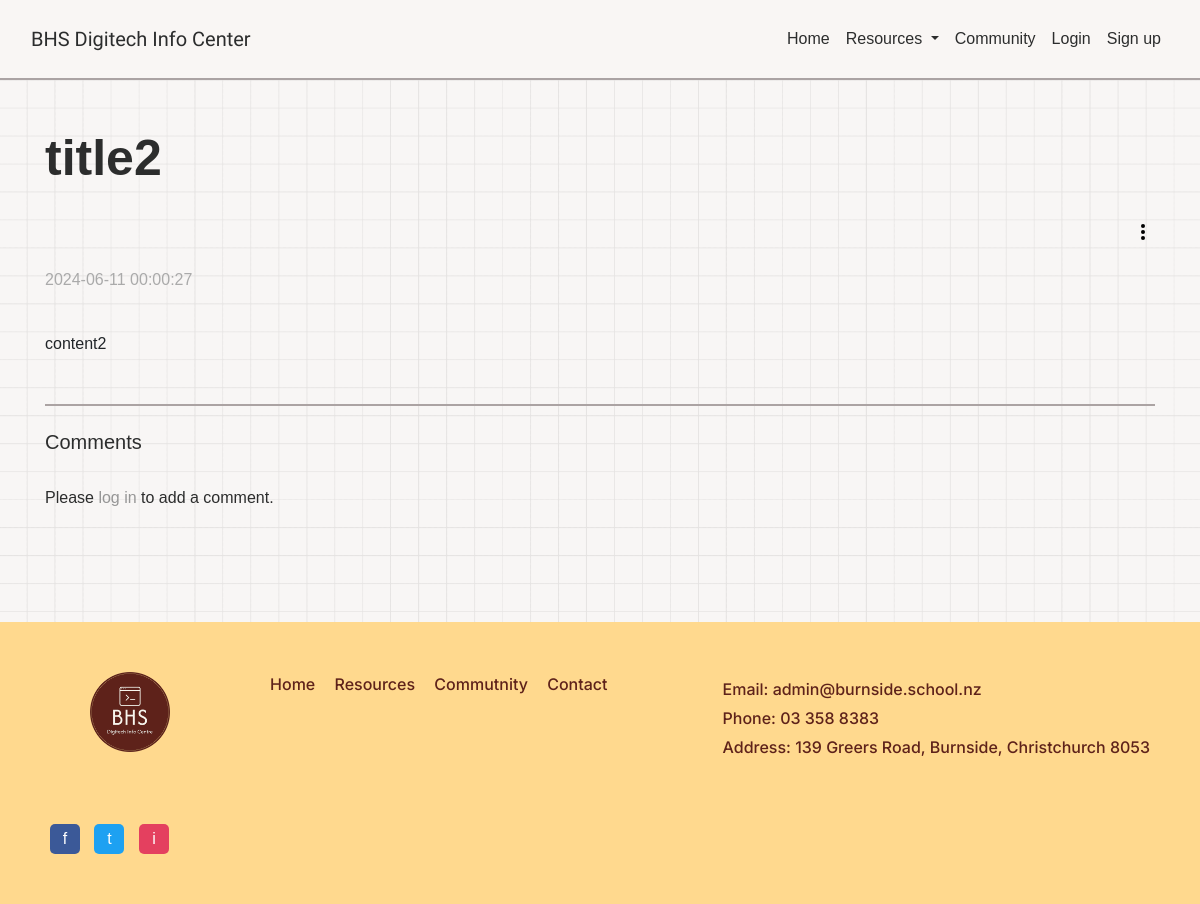
The app's page /forum/4/ with its own data.
### tables this page shows
CREATE TABLE forum_posts (postID INTEGER PRIMARY KEY, userID INTEGER REFERENCES user (userID), title TEXT, content TEXT, post_date TIMESTAMP DEFAULT (CURRENT_TIMESTAMP));

### website/views.py (the view)
@views.route('/forum/<id>/', methods=['GET', 'POST'])
def forum(id):
    if id == 'home':
        sql = 'SELECT * FROM forum_posts;'
        posts = query_db(sql)
        if posts:
            return render_template('forumHome.html', posts=posts)
        else:
            return render_template('forumHome.html', posts='No posts are currently available')
    elif id == None:
        abort(404)
    else:
        try:
            id = int(id)
            sql_post = '''SELECT f.title, f.content, f.post_date, u.username, u.userID, u.profile_pic
            FROM user u
            LEFT JOIN forum_posts f on u.userID = f.userID
            WHERE f.postID = ?;'''
            post_data = query_db(sql_post, (id,), one=True)
            if not post_data: # post doesn't exist
                flash('Post not available.', category='error')
                return redirect(url_for('views.forum', id = 'home'))
            sql_comment = '''SELECT c.*, u.username
            FROM comments c
            LEFT JOIN user u ON c.userID = u.userID
            WHERE c.postID = ?;'''
            comment_data = query_db(sql_comment, (id,))
            return render_template('forum.html', postID = id,
            title = post_data[0],
            content = post_data[1],
            date = post_data[2],
            username = post_data[3],
            userID = post_data[4],
            profile_pic = post_data[5], comments = comment_data)
        except ValueError:
            abort(404)

### website/views.py (called while the page is built)
def query_db(sql, args=(), one=False):
    db = sqlite3.connect('web.db')
    cursor = db.cursor()
    cursor.execute(sql, args)
    results = cursor.fetchall()
    db.commit()
    db.close()
    return (results[0] if results else None) if one else results

### website/templates/forum.html (shortened to what this page needs)
{% extends "base.html" %} {% block title %}{{ title }}{% endblock %}
{% block content %}
<br><br>
<h1>{{ title }}</h1>
{% include "dotPost.html" with context %}
<p class="date">{{ date }}</p>
<br>
<pre>{{ content }}</pre>
<br><br>
<div style='border-top:2px solid #aba3a3'>
    <br>
    <h5>Comments</h5>
    <br>
    <div>
        {% if 'user' in session %}
            <button class="comment-btn" onclick="document.getElementById('commentBox').classList.toggle('hidden');">▶ Click to add your comment...</button>
            <br>
            <div id="commentBox" class="comment-box hidden">
                <form method="POST" action="{{ url_for('views.createANDedit', action='create', subject='comment') }}">
                    <input type="hidden" name="postID" value="{{ postID }}">
                    <textarea
                    name="content"
                    id="content"
                    placeholder="Write your comment here..."></textarea><br>
                    <button type="submit" class="button-a comment-btn">Submit Comment</button>
                </form>
            </div>
        {% else %}
            <p>Please <a href="{{ url_for('auth.login') }}" class="custom-link-underline">log in</a> to add a comment.</p>
        {% endif %}
        <br><br>
    </div>
</div><br><br>
{% endblock %}

### website/static/styles.css (style rules this page uses)
body { background-image: url('../static/img/grid.png'); background-repeat: repeat center center; -webkit-background-size: cover; -moz-background-size: cover; -o-background-size: cover; background-size: 100vw; background-color: #F8F6F5; font-family: Arial, sans-serif; margin: 0; padding: 0; overflow-x: hidden; color: #2C2D2D; margin-top: 80px; }
h1 { font-size: 50px; font-weight: bolder; }
.date { color: rgb(170, 170, 170) }
pre { font-family: inherit; font-size: inherit; white-space: pre-wrap; margin: 0; }
.custom-link-underline { color: rgb(150, 150, 150); text-decoration: none; }

### records on screen
forum_posts: title "title2", post_date "2024-06-11 00:00:27", content "content2"
